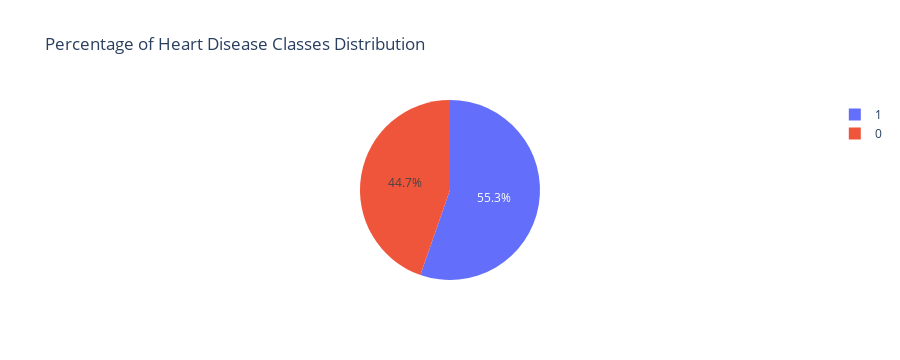

The code cell stored with this chart in its notebook:
### Code cell
px.pie(heart_df, names = "HeartDisease" , title = "Percentage of Heart Disease Classes Distribution")

### Figure 1 — Plotly figure (JSON) as saved in the notebook; plotly's stock layout.template omitted (floating-point values rounded to 4 significant figures; data arrays with more than 128 entries replaced by an {"elided": "..."} marker saying what was removed)
{"data": [{"domain": {"x": [0, 1], "y": [0, 1]}, "hovertemplate": "HeartDisease=%{label}<extra></extra>", "labels": {"elided": "918 int values"}, "legendgroup": "", "name": "", "showlegend": true, "type": "pie"}], "layout": {"height": 360, "legend": {"tracegroupgap": 0}, "title": {"text": "Percentage of Heart Disease Classes Distribution"}}}
